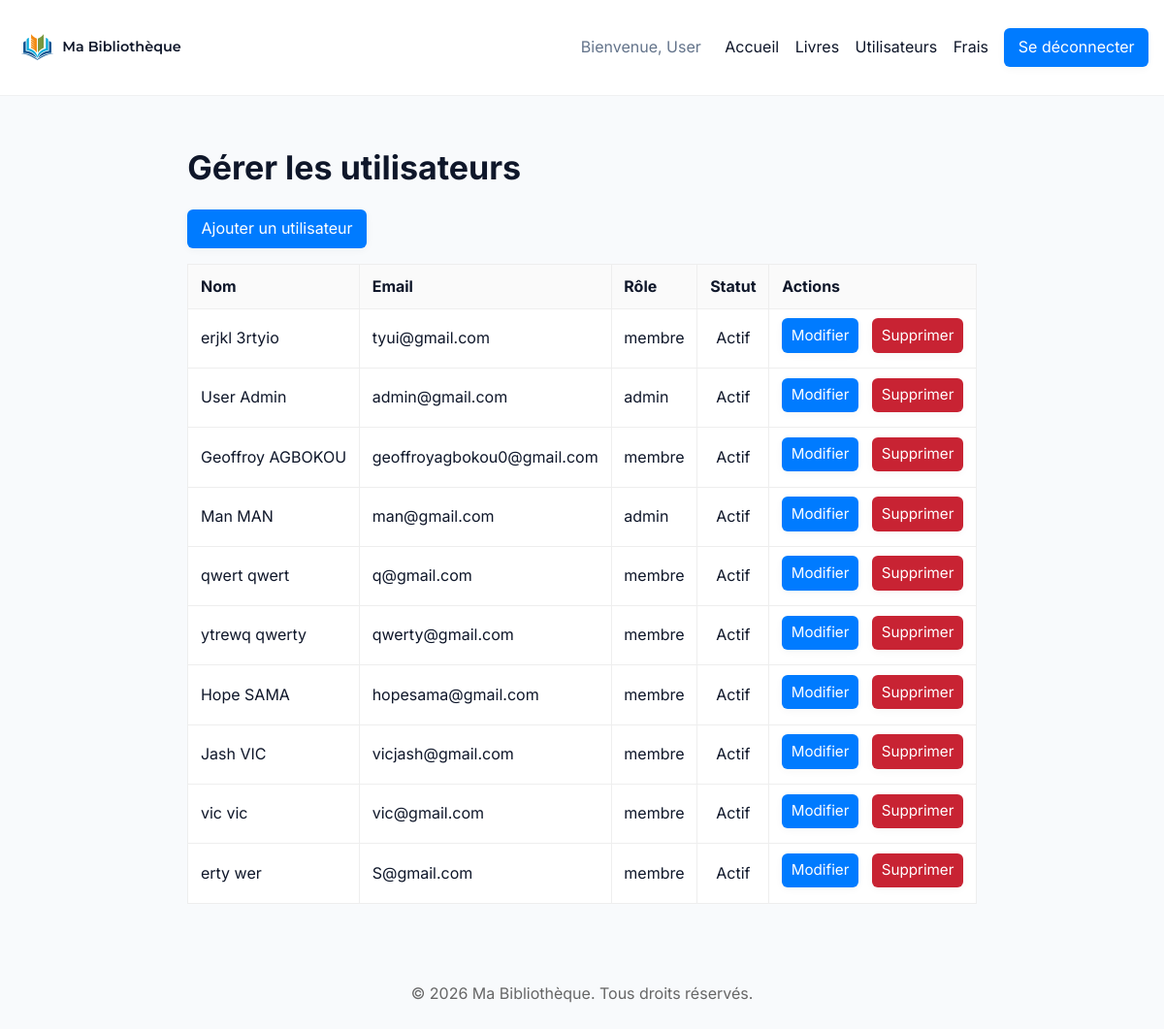
Screenshot of /ma_bibliotheque/admin/utilisateurs/index.php (signed in) with the database file from the repository.
### tables this page shows
CREATE TABLE `utilisateurs` (
  `utilisateur_id` int(11) NOT NULL,
  `role_id` int(11) NOT NULL,
  `prenom` varchar(100) NOT NULL,
  `nom` varchar(100) NOT NULL,
  `email` varchar(150) NOT NULL,
  `mot_de_passe_hash` varchar(255) NOT NULL,
  `telephone` varchar(20) DEFAULT NULL,
  `date_adhesion` date DEFAULT curdate(),
  `est_actif` tinyint(1) DEFAULT 1,
  `cree_le` timestamp NOT NULL DEFAULT current_timestamp()
);

CREATE TABLE `roles` (
  `role_id` int(11) NOT NULL,
  `nom_role` varchar(50) NOT NULL,
  `description` text DEFAULT NULL
);

### ma_bibliotheque/includes/auth.php (called while the page is built, shortened)
<?php
function esc($text) {
    return htmlspecialchars($text ?? '', ENT_QUOTES, 'UTF-8');
}

### ma_bibliotheque/admin/utilisateurs/index.php (the view, shortened to what this page needs)
<?php
include __DIR__ . '/../../includes/auth.php';
include __DIR__ . '/../../config/db.php';
$sql = "SELECT u.utilisateur_id, u.prenom, u.nom, u.email, u.est_actif, r.nom_role
        FROM utilisateurs u
        LEFT JOIN roles r ON u.role_id = r.role_id
        ORDER BY u.nom, u.prenom";
$stmt = mysqli_prepare($conn, $sql);
mysqli_stmt_execute($stmt);
$res = mysqli_stmt_get_result($stmt);
include __DIR__ . '/../../includes/header.php';
?>
<h1>Gérer les utilisateurs</h1>
<p><a class="btn" href="ajouter.php">Ajouter un utilisateur</a></p>
<table class="table">
    <thead>
        <tr>
            <th>Nom</th>
            <th>Email</th>
            <th>Rôle</th>
            <th>Statut</th>
            <th>Actions</th>
        </tr>
    </thead>
    <tbody>
    <?php while ($user = mysqli_fetch_assoc($res)): ?>
        <tr>
            <td><?php echo esc($user['prenom'] . ' ' . $user['nom']); ?></td>
            <td><?php echo esc($user['email']); ?></td>
            <td><?php echo esc($user['nom_role']); ?></td>
            <td><?php echo $user['est_actif'] ? 'Actif' : 'Inactif'; ?></td>
            <td>
                <a class="btn small" href="modifier.php?id=<?php echo (int)$user['utilisateur_id']; ?>">Modifier</a>
                <a class="btn small danger" href="supprimer.php?id=<?php echo (int)$user['utilisateur_id']; ?>">Supprimer</a>
            </td>
        </tr>
    <?php endwhile; ?>
    </tbody>
</table>
<?php include __DIR__ . '/../../includes/footer.php'; ?>

### ma_bibliotheque/public/css/style.css (style rules this page uses)
:root { --primary: #0F172A; --accent: #4F46E5; --bg: #F8FAFC; --card: #FFFFFF; --muted: #64748B; --radius: 10px; }
* { box-sizing: border-box; }
body { font-family: 'Inter', Arial, Helvetica, sans-serif; line-height: 1.6; margin: 0; padding: 0; background:var(--bg); color:var(--primary); -webkit-font-smoothing:antialiased; -moz-osx-font-smoothing:grayscale; display:flex; flex-direction:column; min-height:100vh; }
.btn { display:inline-block; padding:0.45rem 0.9rem; border-radius:8px; background:var(--accent); color:#fff !important; text-decoration:none; border:none; cursor:pointer; box-shadow:0 6px 18px rgba(79,70,229,0.08); transition: all 0.3s cubic-bezier(0.4, 0, 0.2, 1); }
.btn { display:inline-block; padding:0.4rem 0.8rem; border-radius:4px; background:#007bff; color:#fff; text-decoration:none; border:none; cursor:pointer; }
.btn.small { padding:0.25rem 0.5rem; font-size:0.9rem; }
.btn.danger { background:#c82333; }
.table { width:auto; border-collapse:collapse; margin:1rem auto; background:#fff; }
.table th, .table td { padding:0.6rem 0.8rem; border:1px solid #eee; text-align:left; }
.table thead { background:#fafafa; }
.table a { text-decoration: none; color: var(--primary); }
.table td:nth-child(4) { text-align: center; }
.table td .btn { display:inline-block; margin-right:0.6rem; margin-bottom:0.35rem; }
.table td .btn:last-child { margin-right:0; }
.table td { vertical-align: middle; }
.btn.small { padding:0.35rem 0.6rem; font-size:0.95rem; border-radius:6px; }
h1 { font-size:34px; margin-bottom:1rem; }
.btn { border-radius:6px; padding:0.45rem 0.9rem; box-shadow:0 2px 8px rgba(0,0,0,0.04); }

### rows the page displays
utilisateurs: prenom+nom "erjkl 3rtyio", email "tyui@gmail.com", role.nom_role "membre", est_actif "Actif"
utilisateurs: prenom+nom "User Admin", email "admin@gmail.com", role.nom_role "admin", est_actif "Actif"
utilisateurs: prenom+nom "Geoffroy AGBOKOU", email "geoffroyagbokou0@gmail.com", role.nom_role "membre", est_actif "Actif"
utilisateurs: prenom+nom "Man MAN", email "man@gmail.com", role.nom_role "admin", est_actif "Actif"
utilisateurs: prenom+nom "qwert qwert", email "q@gmail.com", role.nom_role "membre", est_actif "Actif"
utilisateurs: prenom+nom "ytrewq qwerty", email "qwerty@gmail.com", role.nom_role "membre", est_actif "Actif"
utilisateurs: prenom+nom "Hope SAMA", email "hopesama@gmail.com", role.nom_role "membre", est_actif "Actif"
utilisateurs: prenom+nom "Jash VIC", email "vicjash@gmail.com", role.nom_role "membre", est_actif "Actif"
utilisateurs: prenom+nom "vic vic", email "vic@gmail.com", role.nom_role "membre", est_actif "Actif"
utilisateurs: prenom+nom "erty wer", email "S@gmail.com", role.nom_role "membre", est_actif "Actif"

### other values shown
$_SESSION['prenom'] "User"
